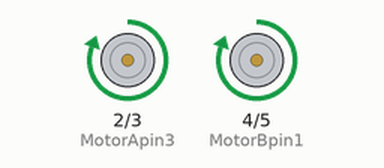
A sketch run on a simulated Arduino Uno, built with avr-gcc and run on an emulated ATmega328P. On the bench: motor-driver pin pairs drawn as motors (green arrow = first pin HIGH = forward, orange = second pin HIGH = backward, longer = more drive). What the sketch prints to the serial monitor is not drawn.

Above: at 0.2 s.
Timing chart, 0 to 3.0 s (numbered marks = the images above):
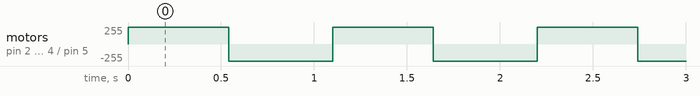

Measured:
- by itself, motor on pin 2 (MotorApin3) / pin 3 (MotorApin4): alternates forward 255/255 for 0.54 s and backward 255/255 for 0.56 s
- by itself, motor on pin 4 (MotorBpin1) / pin 5 (MotorBpin2): alternates forward 255/255 for 0.55 s and backward 255/255 for 0.55 s

The sketch:

Codigo_Arduino_Lectura_Motores.ino
```cpp
const int MotorApin4 = 3;
const int MotorApin3 = 2;

const int MotorBpin2 = 5;
const int MotorBpin1 = 4;


void setup() {
  Serial.begin(9600);

    pinMode(3, OUTPUT);
    pinMode(2, OUTPUT);
    pinMode(5, OUTPUT);
    pinMode(4, OUTPUT);
}

void loop() {

    Serial.print("Estado motor 1: ");
    digitalWrite(2, HIGH);
  digitalWrite(3, LOW);
  Serial.print("//Girando en las agujas del reloj//\n");

    Serial.print("Estado motor 2: ");
    digitalWrite(4, HIGH);
  digitalWrite(5, LOW);
  Serial.print("//Girando en las agujas del reloj//\n");

  delay (500);

    Serial.print("Estado motor 1: ");
    digitalWrite(2, LOW);
  digitalWrite(3, HIGH);
  Serial.print("//Girando en conta de las agujas del reloj//\n");

    Serial.print("Estado motor 2: ");
    digitalWrite(4, LOW);
  digitalWrite(5, HIGH);
  Serial.print("//Girando en conta de las agujas del reloj//\n");

  delay (500);

}
```
